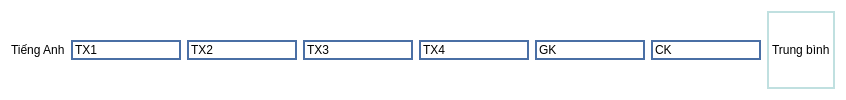
                        <widget class="QWidget" name="widget_12" native="true">
                         <property name="styleSheet">
                          <string notr="true">background-color: rgb(255, 255, 255);</string>
                         </property>
                         <layout class="QHBoxLayout" name="horizontalLayout_3">
                          <item>
                           <widget class="QLabel" name="label_10">
                            <property name="text">
                             <string>Tiếng Anh</string>
                            </property>
                           </widget>
                          </item>
                          <item>
                           <widget class="QLineEdit" name="lineEdit_8">
                            <property name="styleSheet">
                             <string notr="true">border: 2px solid #4A6FA5;</string>
                            </property>
                            <property name="text">
                             <string>TX1</string>
                            </property>
                           </widget>
                          </item>
                          <item>
                           <widget class="QLineEdit" name="lineEdit_9">
                            <property name="styleSheet">
                             <string notr="true">border: 2px solid #4A6FA5;</string>
                            </property>
                            <property name="text">
                             <string>TX2</string>
                            </property>
                           </widget>
                          </item>
                          <item>
                           <widget class="QLineEdit" name="lineEdit_10">
                            <property name="styleSheet">
                             <string notr="true">border: 2px solid #4A6FA5;</string>
                            </property>
                            <property name="text">
                             <string>TX3</string>
                            </property>
                           </widget>
                          </item>
                          <item>
                           <widget class="QLineEdit" name="lineEdit_11">
                            <property name="styleSheet">
                             <string notr="true">border: 2px solid #4A6FA5;</string>
                            </property>
                            <property name="text">
                             <string>TX4</string>
                            </property>
                           </widget>
                          </item>
                          <item>
                           <widget class="QLineEdit" name="lineEdit_12">
                            <property name="styleSheet">
                             <string notr="true">border: 2px solid #4A6FA5;</string>
                            </property>
                            <property name="text">
                             <string>GK</string>
                            </property>
                           </widget>
                          </item>
                          <item>
                           <widget class="QLineEdit" name="lineEdit_13">
                            <property name="styleSheet">
                             <string notr="true">border: 2px solid #4A6FA5;</string>
                            </property>
                            <property name="text">
                             <string>CK</string>
                            </property>
                           </widget>
                          </item>
                          <item>
                           <widget class="QLabel" name="label_37">
                            <property name="styleSheet">
                             <string notr="true">border: 2px solid #C0E0E0;</string>
                            </property>
                            <property name="text">
                             <string>Trung bình</string>
                            </property>
                           </widget>
                          </item>
                         </layout>
                        </widget>
